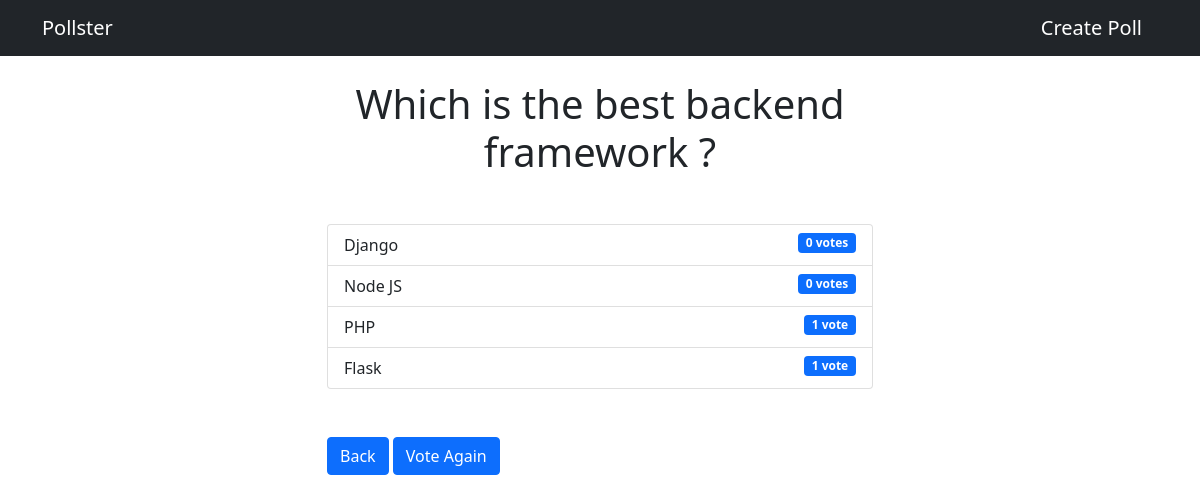
The app's page /polls/2/results/ with its own data.
### polls/models.py (models this page shows, shortened)
class Question(models.Model):
    question_text = models.CharField(max_length=200)
    pub_date = models.DateTimeField('date published')

class Choice(models.Model):
    question = models.ForeignKey(Question, on_delete=models.CASCADE)
    choice_text = models.CharField(max_length=200)
    votes = models.IntegerField(default=0)

### polls/views.py (the view)
# urls.py: path('<int:question_id>/results/', views.results, name='results'),
def results(request, question_id):
    question = get_object_or_404(Question, pk=question_id)
    context = {'question': question}
    return render(request, 'polls/results.html', context)

### templates/polls/results.html
{% extends 'base.html' %}
{% block content %}
<h1 class="text-center mb-5">{{question.question_text}}</h1>
<ul class="list-group mb-5">
    {% for choice in question.choice_set.all %}
    <li class="list-group-item">
        {{choice.choice_text}} <span class="badge bg-primary float-end">
            {{choice.votes}} vote{{choice.votes | pluralize}}
        </span>
    </li>
    {% endfor %}
</ul>
<a class="btn btn-primary" href="{% url 'polls:index' %}">Back</a>
<a class="btn btn-primary" href="{% url 'polls:detail' question.id %}">Vote Again</a>
{% endblock content %}

### templates/base.html (shortened to what this page needs)
<!DOCTYPE html>
<html lang="en">
<head>
    <link href="https://cdn.jsdelivr.net/npm/bootstrap@5.0.1/dist/css/bootstrap.min.css" rel="stylesheet"
>
</head>
<body>
    {% include 'partials/_navbar.html' %}
    <div class="container">
        <div class="row">
            <div class="col-md-6 m-auto">
                {% block content %}
                {% endblock content %}
            </div>
        </div>
    </div>
</body>
</html>

### templates/partials/_navbar.html
<nav class="navbar navbar-dark bg-dark mb-4">
    <div class="container">
        <a href="/" class="navbar-brand">Pollster</a>
        <a href="{% url 'polls:create' %}" class="navbar-brand">Create Poll</a>
    </div>
</nav>

### records on screen
Question: question_text "Which is the best backend framework ?"
Choice: choice_text "Django", votes "0", votes|pluralize "s"
Choice: choice_text "Node JS", votes "0", votes|pluralize "s"
Choice: choice_text "PHP", votes "1"
Choice: choice_text "Flask", votes "1"
